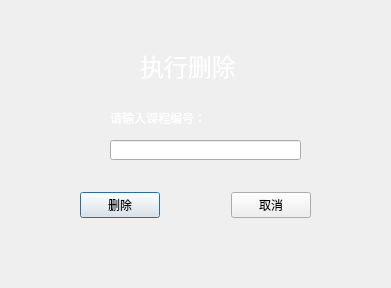
<?xml version="1.0" encoding="UTF-8"?>
<ui version="4.0">
 <class>deletemodule</class>
 <widget class="QDialog" name="deletemodule">
  <property name="geometry">
   <rect>
    <x>0</x>
    <y>0</y>
    <width>391</width>
    <height>288</height>
   </rect>
  </property>
  <property name="windowTitle">
   <string>Dialog</string>
  </property>
  <property name="styleSheet">
   <string notr="true">#deletemodule{
border-image: url(:/new/prefix1/Apple.jpg);
}</string>
  </property>
  <widget class="QLineEdit" name="line_password">
   <property name="geometry">
    <rect>
     <x>350</x>
     <y>800</y>
     <width>351</width>
     <height>61</height>
    </rect>
   </property>
   <property name="sizePolicy">
    <sizepolicy hsizetype="Expanding" vsizetype="Expanding">
     <horstretch>0</horstretch>
     <verstretch>0</verstretch>
    </sizepolicy>
   </property>
   <property name="font">
    <font>
     <family>微软雅黑 Light</family>
     <pointsize>18</pointsize>
    </font>
   </property>
   <property name="styleSheet">
    <string notr="true">border:1px groove gray;
border-radius:5px;
padding:2px 4px;
background-color: rgba(255,255,255,128);</string>
   </property>
   <property name="maxLength">
    <number>16</number>
   </property>
   <property name="echoMode">
    <enum>QLineEdit::PasswordEchoOnEdit</enum>
   </property>
   <property name="placeholderText">
    <string>密码</string>
   </property>
   <property name="clearButtonEnabled">
    <bool>true</bool>
   </property>
  </widget>
  <widget class="QLabel" name="label_2">
   <property name="geometry">
    <rect>
     <x>110</x>
     <y>110</y>
     <width>201</width>
     <height>16</height>
    </rect>
   </property>
   <property name="styleSheet">
    <string notr="true">color: rgb(255, 255, 255);</string>
   </property>
   <property name="text">
    <string>请输入课程编号：</string>
   </property>
  </widget>
  <widget class="QLineEdit" name="le_id">
   <property name="geometry">
    <rect>
     <x>110</x>
     <y>140</y>
     <width>191</width>
     <height>20</height>
    </rect>
   </property>
   <property name="maxLength">
    <number>9</number>
   </property>
   <property name="clearButtonEnabled">
    <bool>true</bool>
   </property>
  </widget>
  <widget class="QWidget" name="layoutWidget">
   <property name="geometry">
    <rect>
     <x>80</x>
     <y>190</y>
     <width>231</width>
     <height>30</height>
    </rect>
   </property>
   <layout class="QHBoxLayout" name="horizontalLayout">
    <item>
     <widget class="QPushButton" name="btn_del">
      <property name="text">
       <string>删除</string>
      </property>
     </widget>
    </item>
    <item>
     <spacer name="horizontalSpacer">
      <property name="orientation">
       <enum>Qt::Horizontal</enum>
      </property>
      <property name="sizeHint" stdset="0">
       <size>
        <width>40</width>
        <height>20</height>
       </size>
      </property>
     </spacer>
    </item>
    <item>
     <widget class="QPushButton" name="btn_cancel">
      <property name="text">
       <string>取消</string>
      </property>
     </widget>
    </item>
   </layout>
  </widget>
  <widget class="QLabel" name="label">
   <property name="geometry">
    <rect>
     <x>140</x>
     <y>50</y>
     <width>141</width>
     <height>31</height>
    </rect>
   </property>
   <property name="font">
    <font>
     <pointsize>18</pointsize>
    </font>
   </property>
   <property name="styleSheet">
    <string notr="true">color: rgb(255, 255, 255);</string>
   </property>
   <property name="text">
    <string>执行删除</string>
   </property>
  </widget>
 </widget>
 <resources/>
 <connections/>
</ui>
